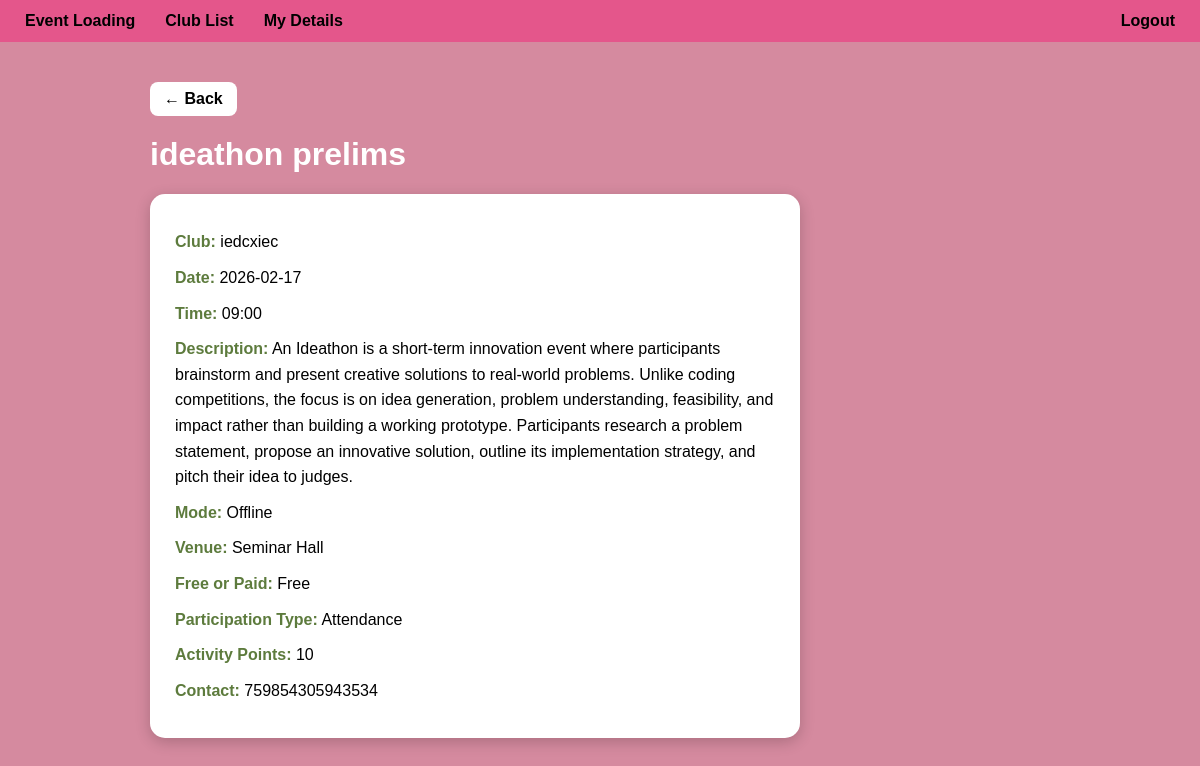
Screenshot of /event/1 with the database file from the repository.
### tables this page shows
CREATE TABLE event (
    id INTEGER PRIMARY KEY AUTOINCREMENT,
    name TEXT,
    club TEXT,
    description TEXT,
    date TEXT,
    time TEXT,
    mode TEXT,
    venue TEXT,
    platform TEXT,
    is_paid TEXT,
    payment_amount TEXT,
    gpay_number TEXT,
    participation_type TEXT,
    activity_points TEXT,
    contact_details TEXT,
    qr_code_link TEXT
, club_id INTEGER);

### app.py (the view)
@app.route('/event/<int:event_id>')
def event_detail(event_id):
    source = request.args.get('source', 'student')
    conn = get_db_connection()
    event = conn.execute(
        'SELECT * FROM event WHERE id = ?',
        (event_id,)
    ).fetchone()
    conn.close()
    if source == 'club':
        return render_template('event_detail.html', event=event)
    else:
        return render_template('event_detail_student.html', event=event)

### app.py (called while the page is built)
def get_db_connection():
    conn = sqlite3.connect('events.db')
    conn.row_factory = sqlite3.Row
    return conn

### templates/event_detail_student.html (shortened to what this page needs)
<!DOCTYPE html>
<html>
<head>
    <link href="https://fonts.cdnfonts.com/css/glacial-indifference-2" rel="stylesheet">
</head>
<body>
<nav>
    <a href="/student?tab=loading">Event Loading</a>
    <a href="/student?tab=clubs">Club List</a>
    <a href="/student?tab=profile">My Details</a>
    <a href="/logout" style="margin-left:auto;">Logout</a>
</nav>
<div class="container">
    {% set source = request.args.get('from') %}
    {% set club_name = request.args.get('club') %}
    <div style="margin-bottom:20px;">
        {% if source == 'loading' %}
            <a href="/student?tab=loading" class="btn-back">← Back to Events</a>
        {% elif source == 'club' and club_name %}
            <a href="/student/club/{{ club_name }}" class="btn-back">← Back to {{ club_name }}</a>
        {% else %}
            <a href="/student?tab=loading" class="btn-back">← Back</a>
        {% endif %}
    </div>
    <h1>{{ event.name }}</h1>
    <div class="card">
        <p><strong>Club:</strong> {{ event.club }}</p>
        <p><strong>Date:</strong> {{ event.date }}</p>
        <p><strong>Time:</strong> {{ event.time }}</p>
        <p><strong>Description:</strong> {{ event.description }}</p>
        <p><strong>Mode:</strong> {{ event.mode }}</p>
        {% if event.mode == 'Offline' %}
            <p><strong>Venue:</strong> {{ event.venue }}</p>
        {% else %}
            <p><strong>Platform:</strong> {{ event.platform }}</p>
        {% endif %}
        <p><strong>Free or Paid:</strong> {{ event.is_paid }}</p>
        <p><strong>Participation Type:</strong> {{ event.participation_type }}</p>
        <p><strong>Activity Points:</strong> {{ event.activity_points }}</p>
        <p><strong>Contact:</strong> {{ event.contact_details }}</p>
    </div>
</div>
</body>
</html>

### templates/event_detail_student.html (style rules this page uses)
body { font-family: 'Glacial Indifference', sans-serif; margin: 0; background-color: #D58A9F; color: white; }
nav { background-color: #E4568B; padding: 12px 25px; display: flex; align-items: center; gap: 30px; font-weight: bold; }
nav a { text-decoration: none; color: black; }
.container { padding: 40px; max-width: 900px; margin: 0 auto; }
.btn-back { text-decoration: none; color: white; background-color: rgba(0, 0, 0, 0.2); padding: 8px 16px; border-radius: 8px; font-weight: bold; transition: 0.3s; display: inline-block; }
.card { background-color: white; color: black; padding: 25px; border-radius: 15px; max-width: 600px; box-shadow: 0 4px 15px rgba(0,0,0,0.2); }
.card p { color: black; line-height: 1.6; margin: 10px 0; }
h1 { color: white; margin-top: 10px; }
strong { color: #5D7B3D; }
.btn-back { display: inline-block; background-color: white; color: black; padding: 8px 14px; border-radius: 8px; font-weight: bold; text-decoration: none; }

### rows the page displays
event: name "ideathon prelims", club "iedcxiec", date "2026-02-17", time "09:00", description "An Ideathon is a short-term innovation event where participants brainstorm and present creative solutions to real-world problems. Unlike coding competitions, the focus is on idea generation, problem understanding, feasibility, and impact rather than building a working prototype. Participants research a problem statement, propose an innovative solution, outline its implementation strategy, and pitch their idea to judges.", mode "Offline", venue "Seminar Hall", is_paid "Free", participation_type "Attendance", activity_points "10", contact_details "759854305943534"
